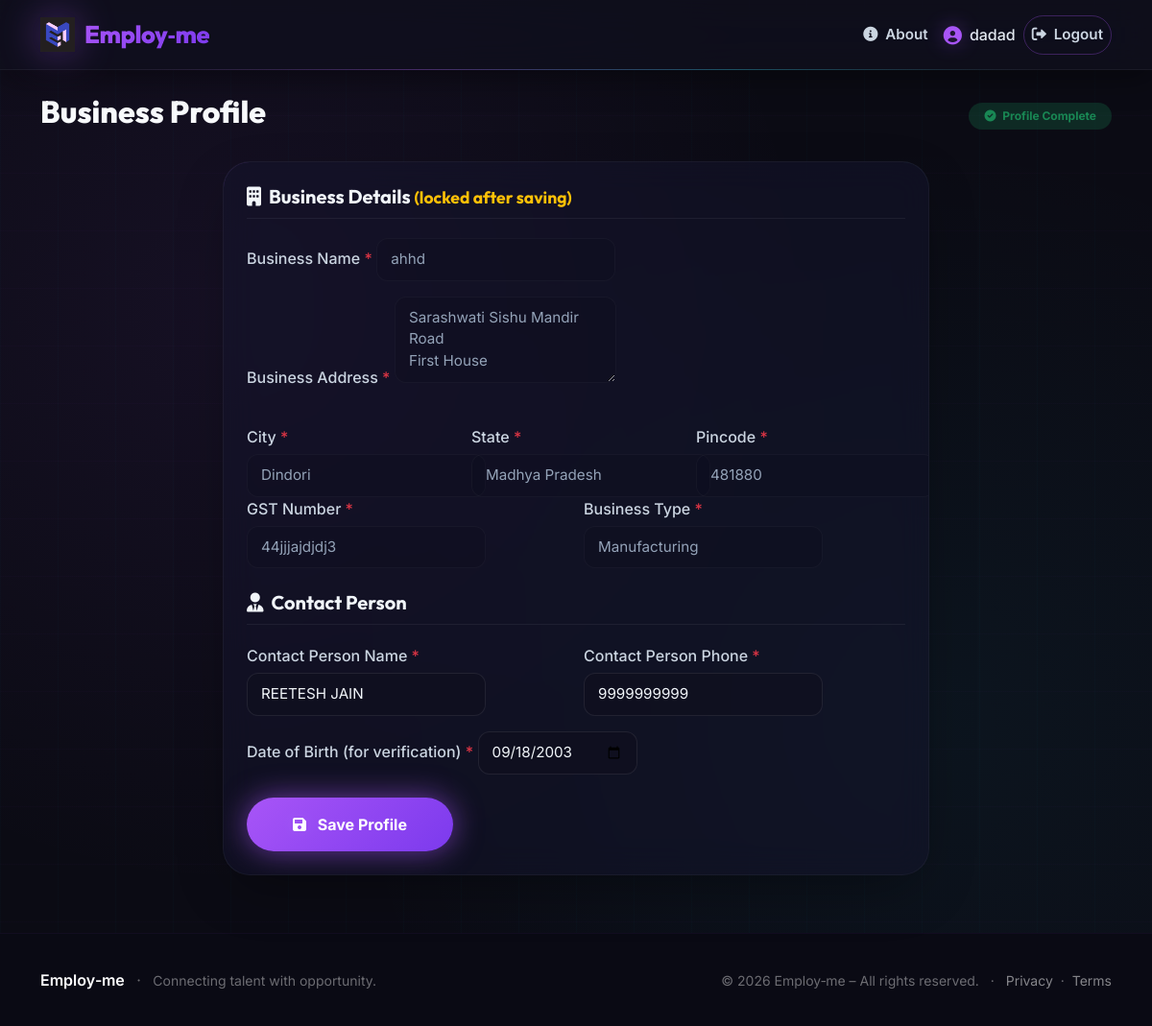
Page /employer/profile (signed in) on the committed database.
### models.py (models this page shows)
class User(UserMixin, db.Model):
    id = db.Column(db.Integer, primary_key=True)
    email = db.Column(db.String(120), unique=True, nullable=False)
    password_hash = db.Column(db.String(128), nullable=False)
    role = db.Column(db.String(20), nullable=False)  # 'jobseeker' or 'employer'
    name = db.Column(db.String(100), nullable=False)
    created_at = db.Column(db.DateTime, default=datetime.utcnow)
    profile = db.relationship('JobSeekerProfile', backref='user', uselist=False,
                              cascade='all, delete-orphan')
    employer_profile = db.relationship('EmployerProfile', backref='user', uselist=False,
                                       cascade='all, delete-orphan')

class EmployerProfile(db.Model):
    id = db.Column(db.Integer, primary_key=True)
    user_id = db.Column(db.Integer, db.ForeignKey('user.id'), unique=True, nullable=False)
    business_name = db.Column(db.String(150), nullable=False)
    business_address = db.Column(db.String(300), nullable=False)
    gst_number = db.Column(db.String(30), nullable=False)
    business_type = db.Column(db.String(100), nullable=False)
    contact_person_name = db.Column(db.String(100), nullable=False)
    contact_person_phone = db.Column(db.String(15), nullable=False)
    city = db.Column(db.String(100), nullable=False, default='')
    state = db.Column(db.String(100), nullable=False, default='')
    pincode = db.Column(db.String(10), nullable=False, default='')
    dob = db.Column(db.Date, nullable=False, default=date.today)
    verified = db.Column(db.Boolean, default=False, nullable=False)
    created_at = db.Column(db.DateTime, default=datetime.utcnow)

### app.py (the view, shortened to what this page needs)
@app.route('/employer/profile', methods=['GET', 'POST'])
@login_required
@role_required('employer')
def employer_profile():
    profile = EmployerProfile.query.filter_by(user_id=current_user.id).first()
    form = EmployerForm(obj=profile)
    locked_fields = [
        'business_name', 'business_address', 'gst_number', 'business_type',
        'city', 'state', 'pincode'
    ] if profile else []
    if profile:
        for field_name in locked_fields:
            field = getattr(form, field_name, None)
            if field:
                field.validators = [v for v in field.validators if not isinstance(v, DataRequired)]
    if profile:
        form.business_name.data = profile.business_name
        form.business_address.data = profile.business_address
        form.gst_number.data = profile.gst_number
        form.business_type.data = profile.business_type
        form.city.data = profile.city
        form.state.data = profile.state
        form.pincode.data = profile.pincode
        form.contact_person_name.data = profile.contact_person_name
        form.contact_person_phone.data = profile.contact_person_phone
        form.dob.data = profile.dob
    return render_template('employer_profile.html',
                           form=form,
                           profile=profile,
                           locked_fields=locked_fields)

### forms.py
class EmployerForm(FlaskForm):
    business_name = StringField('Business Name', validators=[DataRequired(), Length(max=150)])
    business_address = TextAreaField('Business Address', validators=[DataRequired(), Length(max=300)])
    gst_number = StringField('GST Number', validators=[DataRequired(), Length(max=30)])
    business_type = SelectField('Business Type', choices=[
        ('Retail', 'Retail'),
        ('Wholesale', 'Wholesale'),
        ('Service', 'Service'),
        ('Manufacturing', 'Manufacturing'),
        ('Other', 'Other')
    ], validators=[DataRequired()])
    contact_person_name = StringField('Contact Person Name', validators=[DataRequired(), Length(max=100)])
    contact_person_phone = StringField('Contact Person Phone', validators=[DataRequired(), Length(max=15)])
    dob = DateField('Date of Birth (for verification)', validators=[DataRequired()], format='%Y-%m-%d')
    city = StringField('City', validators=[DataRequired(), Length(max=100)])
    state = StringField('State', validators=[DataRequired(), Length(max=100)])
    pincode = StringField('Pincode', validators=[DataRequired(), validate_pincode])
    submit = SubmitField('Save Business Profile')

### app.py (called while the page is built)
@login_manager.user_loader
def load_user(user_id):
    return User.query.get(int(user_id))

def role_required(role):
    def decorator(func):
        from functools import wraps
        @wraps(func)
        def wrapper(*args, **kwargs):
            if not current_user.is_authenticated or current_user.role != role:
                flash('Access denied.', 'danger')
                return redirect(url_for('index'))
            return func(*args, **kwargs)
        return wrapper
    return decorator

### templates/employer_profile.html (shortened to what this page needs)
{% extends "base.html" %}
{% block content %}
<div class="d-flex justify-content-between align-items-center mb-4">
    <h2 style="font-family: var(--font-display); font-weight: 800; color: #F8FAFC;">Business Profile</h2>
    {% if profile %}
        <span class="badge bg-success bg-opacity-25 text-success px-3 py-2 rounded-pill">
            <i class="fas fa-check-circle me-1"></i> Profile Complete
        </span>
    {% endif %}
</div>
<div class="row justify-content-center">
    <div class="col-md-8">
        <div class="card-modern p-4">
            <form method="POST" id="employer-profile-form" novalidate>
                <h5 class="section-title">
                    <i class="fas fa-building me-2"></i>Business Details
                    {% if locked_fields %}<small class="text-warning">(locked after saving)</small>{% endif %}
                </h5>
                <div class="mb-3">
                    <label class="form-label-custom">
                        {{ form.business_name.label.text }} <span class="text-danger">*</span>
                    </label>
                    {% if 'business_name' in locked_fields %}
                        <input class="form-control-dark" value="{{ form.business_name.data or '' }}" readonly>
                    {% else %}
                        {{ form.business_name(class="form-control-dark", placeholder="Enter your business name") }}
                    {% endif %}
                </div>
                <div class="mb-3">
                    <label class="form-label-custom">
                        {{ form.business_address.label.text }} <span class="text-danger">*</span>
                    </label>
                    {% if 'business_address' in locked_fields %}
                        <textarea class="form-control-dark" rows="3" readonly>{{ form.business_address.data or '' }}</textarea>
                    {% else %}
                        {{ form.business_address(class="form-control-dark", rows=3, placeholder="Full business address") }}
                    {% endif %}
                </div>
                <div class="row g-3 mt-2">
    <div class="col-md-4">
        <label class="form-label-custom">
            {{ form.city.label.text }} <span class="text-danger">*</span>
        </label>
        {% if 'city' in locked_fields %}
            <input class="form-control-dark" value="{{ form.city.data or '' }}" readonly>
        {% else %}
            {{ form.city(class="form-control-dark", placeholder="City") }}
        {% endif %}
    </div>
    <div class="col-md-4">
        <label class="form-label-custom">
            {{ form.state.label.text }} <span class="text-danger">*</span>
        </label>
        {% if 'state' in locked_fields %}
            <input class="form-control-dark" value="{{ form.state.data or '' }}" readonly>
        {% else %}
            {{ form.state(class="form-control-dark", placeholder="State") }}
        {% endif %}
    </div>
    <div class="col-md-4">
        <label class="form-label-custom">
            {{ form.pincode.label.text }} <span class="text-danger">*</span>
        </label>
        {% if 'pincode' in locked_fields %}
            <input class="form-control-dark" value="{{ form.pincode.data or '' }}" readonly>
        {% else %}
            {{ form.pincode(class="form-control-dark", placeholder="6-digit pincode") }}
        {% endif %}
    </div>
</div>
                <div class="row g-3">
                    <div class="col-md-6">
                        <label class="form-label-custom">
                            {{ form.gst_number.label.text }} <span class="text-danger">*</span>
                        </label>
                        {% if 'gst_number' in locked_fields %}
                            <input class="form-control-dark" value="{{ form.gst_number.data or '' }}" readonly>
                        {% else %}
                            {{ form.gst_number(class="form-control-dark", placeholder="22AAAAA0000A1Z5") }}
                        {% endif %}
                    </div>
                    <div class="col-md-6">
                        <label class="form-label-custom">
                            {{ form.business_type.label.text }} <span class="text-danger">*</span>
                        </label>
                        {% if 'business_type' in locked_fields %}
                            <input class="form-control-dark" value="{{ form.business_type.data or '' }}" readonly>
                        {% else %}
                            {{ form.business_type(class="form-select-dark") }}
                        {% endif %}
                    </div>
                </div>
                <h5 class="section-title mt-4"><i class="fas fa-user-tie me-2"></i>Contact Person</h5>
                <div class="row g-3">
                    <div class="col-md-6">
                        <label class="form-label-custom">
                            {{ form.contact_person_name.label.text }} <span class="text-danger">*</span>
                        </label>
                        {{ form.contact_person_name(class="form-control-dark", placeholder="Full name") }}
                    </div>
                    <div class="col-md-6">
                        <label class="form-label-custom">
                            {{ form.contact_person_phone.label.text }} <span class="text-danger">*</span>
                        </label>
                        {{ form.contact_person_phone(class="form-control-dark", placeholder="10-digit mobile number") }}
                    </div>
                </div>
                <div class="mt-3">
                    <label class="form-label-custom">
                        {{ form.dob.label.text }} <span class="text-danger">*</span>
                    </label>
                    {{ form.dob(class="form-control-dark", type="date") }}
                </div>
                <div class="mt-4">
                    <button type="submit" id="save-btn" class="btn btn-primary-gradient px-5">
                        <i class="fas fa-save me-2"></i> Save Profile
                    </button>
                </div>
            </form>
        </div>
    </div>
</div>
{% endblock %}

### templates/base.html (shortened to what this page needs)
<!DOCTYPE html>
<html lang="en">
<head>
    <link href="https://cdn.jsdelivr.net/npm/bootstrap@5.3.0-alpha1/dist/css/bootstrap.min.css" rel="stylesheet" />
    <link rel="stylesheet" href="https://cdnjs.cloudflare.com/ajax/libs/font-awesome/6.0.0/css/all.min.css" />
</head>
<body>
    <nav class="navbar navbar-expand-lg navbar-custom sticky-top">
    <div class="container">
        <a class="navbar-brand" href="{{ url_for('index') }}">
            <img src="{{ url_for('static', filename='images/logo.png') }}" alt="Employ-me logo" />
            <span>Employ‑me</span>
        </a>
        <div class="collapse navbar-collapse" id="navbarNav">
            <ul class="navbar-nav ms-auto align-items-lg-center gap-1 gap-lg-2">
                <li class="nav-item">
                    <a class="nav-link" href="{{ url_for('about') }}">
                        <i class="fas fa-info-circle me-1"></i> About
                    </a>
                </li>
                {% if current_user.is_authenticated %}
                    <li class="nav-item">
                        <span class="navbar-text">
                            <i class="fas fa-user-circle"></i>
                            {{ current_user.name }}
                        </span>
                    </li>
                    <li class="nav-item">
                        <a class="nav-link btn-outline-custom" href="{{ url_for('logout') }}">
                            <i class="fas fa-sign-out-alt me-1"></i> Logout
                        </a>
                    </li>
                {% endif %}
            </ul>
        </div>
    </div>
</nav>
    <main>
        <div class="container my-4">
            {% block content %}{% endblock %}
        </div>
    </main>
    <footer class="footer-custom">
        <div class="container">
            <div class="row align-items-center">
                <div class="col-md-6 text-center text-md-start">
                    <span class="fw-semibold text-white">Employ‑me</span>
                    <span class="mx-2">·</span>
                    <span class="small">Connecting talent with opportunity.</span>
                </div>
                <div class="col-md-6 text-center text-md-end small">
                    &copy; 2026 Employ‑me – All rights reserved.
                    <span class="mx-2">·</span>
                    <a href="#" class="text-white-50">Privacy</a>
                    <span class="mx-1">·</span>
                    <a href="#" class="text-white-50">Terms</a>
                </div>
            </div>
        </div>
    </footer>
</body>
</html>

### templates/employer_profile.html (style rules this page uses)
.section-title { font-family: var(--font-display); font-weight: 700; color: var(--text-primary); border-bottom: 1px solid rgba(255,255,255,0.06); padding-bottom: 10px; margin-bottom: 20px; }
.form-label-custom { font-weight: 500; color: #CBD5E1; margin-bottom: 6px; }
.form-control-dark, .form-select-dark { background: rgba(15, 15, 30, 0.6); border: 1px solid rgba(255, 255, 255, 0.08); border-radius: 12px; color: #F1F5F9; padding: 10px 14px; font-size: 0.95rem; transition: all 0.3s ease; }
.form-control-dark[readonly], .form-select-dark[readonly] { background: rgba(15, 15, 30, 0.3); border-color: rgba(255, 255, 255, 0.03); color: #94A3B8; cursor: not-allowed; }

### rows in the picture
User: name "dadad"
EmployerProfile: business_name "ahhd", business_address "Sarashwati Sishu Mandir Road First House", city "Dindori", state "Madhya Pradesh", pincode "481880", gst_number "44jjjajdjdj3", business_type "Manufacturing", contact_person_name "REETESH JAIN", contact_person_phone "9999999999", dob "09/18/2003"
